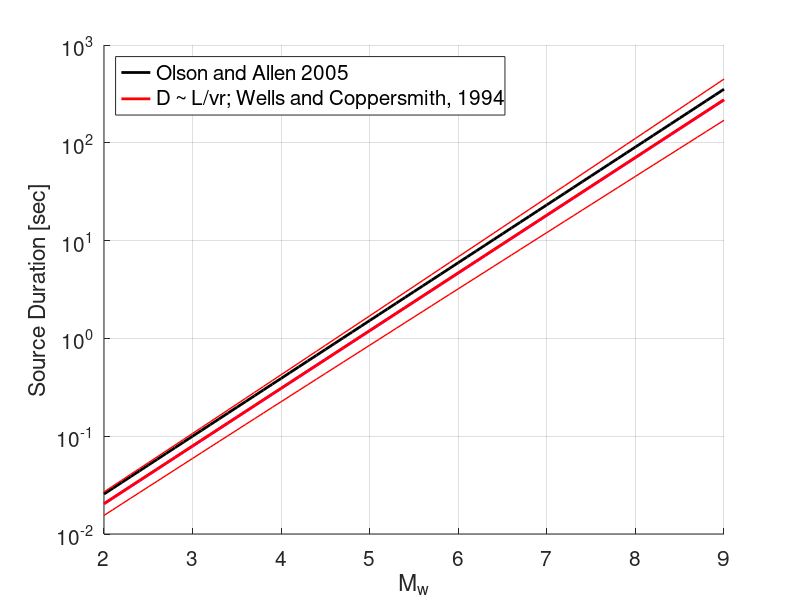

MATLAB code to generate this figure:
%% OVERVIEW
%
% How to estimate durations
% 1. Olson and Allen, 2005, Nature; rupture length from scaling laws,
%    assume rupture velocity --> estimate duration
% 2. Regression of source durations from STF catalogs
% 3. Scaling law between moment and duration, calibrated at some magnitude $
%    for which we know duration
% 4. Scaling law between length/vr and duration, use Wells and Coppersmith,
%    1994, BSSA
% 5. From theoretical source model, e.g. Sato / Hirasawa

M  = (2:.1:9)';
nm = numel(M);
ftSize = 15;

figure(821); clf; hold on; grid on
xlabel('M_w','fontSize',ftSize)
ylabel('Source Duration [sec]','fontSize',ftSize)


% 1. ----------------------------------------------------------------------
% Olson and Allen, 2005, Nature Only vaguely describe how they compute 
% source duration. From their Figure 
% M3.0: duration D = 0.1sec
% M5.2: duration D = 2sec
% log10(D) = a+b*M

% Manual
b    = ( log10(.1) - log10(2)) / -2.2;
a    = 1/2 * ( log10(.1) + log10(2) -8.2*b);
D3p0 = 10^(a + b*3.0);
D5p2 = 10^(a + b*5.2);
D1   = 10.^(a + b*M);

% Inverse
C    = [1 1; 3 5.2];
invC = inv(C);
ab   = [log10(.1); log10(2)]'*invC;
a2   = ab(1); 
b2   = ab(2);

gcf; 
p1 = plot(M,D1,'lineWidth',2,'color','k');
set(gca,'yscale','log','fontSize',ftSize)



% 2. ----------------------------------------------------------------------

% 
% % 3. ----------------------------------------------------------------------
% vr         = 3000;           % rupture velocity in [m/s]
% stressdrop = 1e6;            % Stress drop in [Pa];
% cc         = 1.5*1e3;           % Constant
% c          = 1/(vr*stressdrop^(1/3));
% D2         = cc*c*10.^(.5*M);
% gcf; 
% p2 = plot(M,D2,'lineWidth',2,'color','r');
% 



% 4. ----------------------------------------------------------------------
% Wells and Coppersmith regressions for subsurface rupture length and
% magnitude; using all mechanisms.
%log10(RLD) = a + b*M
vr = 2700;           % rupture velocity in [m/s]
a  = -2.44;
sa = 0.11;
b  = 0.59;
sb = 0.02;
RLD = 10.^(a + b*M)*1e3;        % Subsurface rupture length in [m]
D3  = RLD./vr;
gcf; 
p3 = plot(M,D3,'lineWidth',2,'color','m');



% 4b. Get duration distribution by sampling a, b, vr 
n   = 1e5;
ar  = a + sa*randn(n,1);
br  = b + sb*randn(n,1);
vrr = 2.4 + 0.6*rand(n,1);
MM  = repmat(M',n,1);
bbr = repmat(br,1,nm);
aar = repmat(ar,1,nm);
vvrr = repmat(vrr,1,nm); 
logRLD = (aar + bbr.*MM);
RLD    = 10.^logRLD;
D3r = RLD./vvrr;
pct = prctile(D3r,[16 50 84]);

gcf;
p4 = plot(M,pct(2,:),'r','lineWidth',2);
plot(M,pct(1,:),'r','lineWidth',1)
plot(M,pct(3,:),'r','lineWidth',1)



% 5. ----------------------------------------------------------------------


% Finish plot
l1 = legend([p1; p4],'Olson and Allen 2005','D ~ L/vr; Wells and Coppersmith, 1994');
set(l1,'location','northwest','fontSize',ftSize)